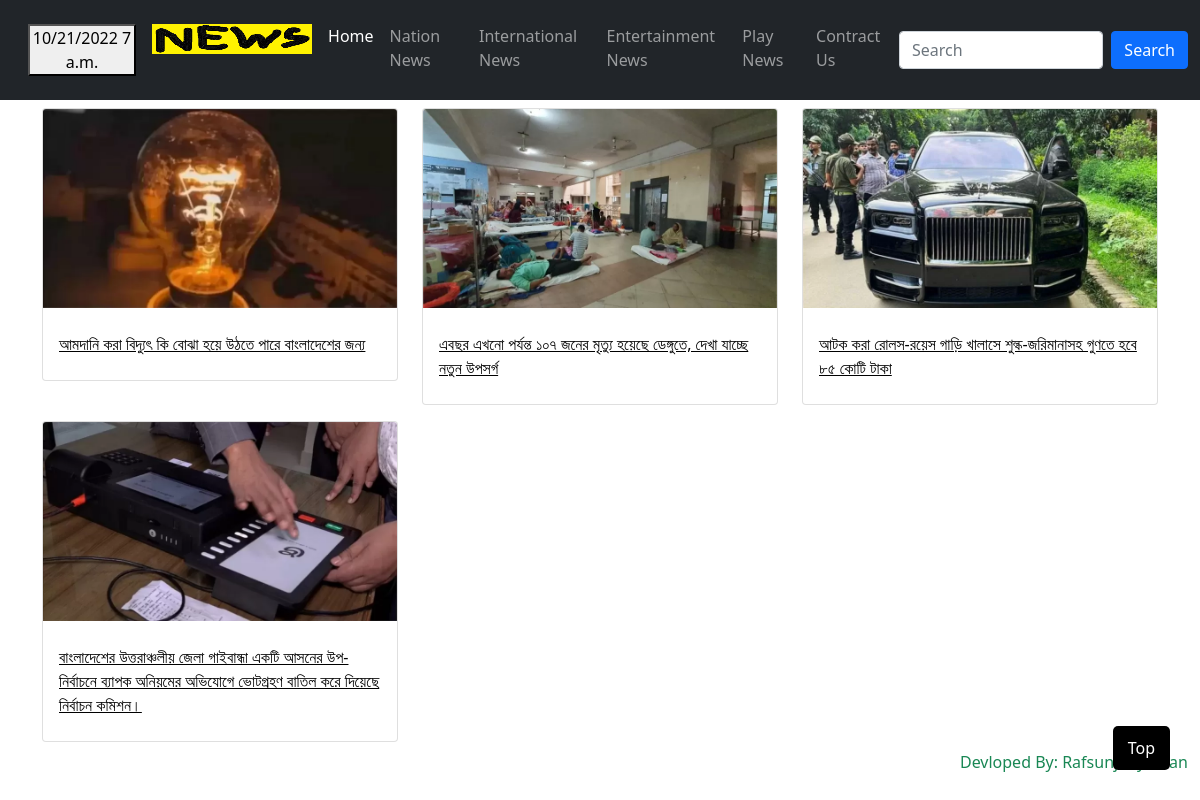
/national-news/, run on the app's committed database.
### newsApp/models.py (models this page shows, shortened)
class News(models.Model):
    choice_category =(
        ('জাতীয়', 'জাতীয়'),
        ('আন্তর্জাতিক', 'আন্তর্জাতিক'),
        ('বিনোদন', 'বিনোদন'),
        ('খেলা', 'খেলা'),
    )
    title = models.CharField(max_length=800)
    category = MultiSelectField(max_length=255, choices=choice_category)
    details = RichTextUploadingField()
    date = models.DateField(default=timezone.now())
    slug = AutoSlugField(populate_from='title', unique=True, null=True, default=None)
    image = models.ImageField(upload_to='NewsImage')
    class Meta:
        verbose_name = 'News'
        verbose_name_plural = 'News'

### newsApp/views.py (the view)
# urls.py: path('national-news/', views.national, name='national-news'),
def national(request):
    national_news = News.objects.filter(category__icontains='জাতীয়').order_by('-date')
    return render(request, 'national_news.html', {'national_news':national_news})

### newsApp/templates/national_news.html
{% extends 'base.html' %}
{% block content %}
<div class="container">
    <div class="row">
        {% for x in national_news %}
        <div class="col-lg-4 col-md-6 ">
            <div class="card cd-rsp2 mx-auto  p-0 my-2">
                <a href="{% url 'news-details' x.slug %}"><img class="card-img-top" src="{{x.image.url}}" alt=""></a>
                <div class="card-body">
                    <a style="color: black;" href="{% url 'news-details' x.slug %}">
                        <p class="card-title my-2">{{ x.title }}</p>
                    </a>
                </div>
            </div>
        </div>
        {% endfor%}
    </div>
</div>
{% endblock content %}

### newsApp/templates/base.html (style rules this page uses)
* { margin: 0; padding: 0; box-sizing: border-box; }

### data on the page
News: image (picture), title "আমদানি করা বিদ্যুৎ কি বোঝা হয়ে উঠতে পারে বাংলাদেশের জন্য"
News: image (picture), title "এবছর এখনো পর্যন্ত ১০৭ জনের মৃত্যু হয়েছে ডেঙ্গুতে, দেখা যাচ্ছে নতুন উপসর্গ"
News: image (picture), title "আটক করা রোলস-রয়েস গাড়ি খালাসে শুল্ক-জরিমানাসহ গুণতে হবে ৮৫ কোটি টাকা"
News: image (picture), title "বাংলাদেশের উত্তরাঞ্চলীয় জেলা গাইবান্ধা একটি আসনের উপ-নির্বাচনে ব্যাপক অনিয়মের অভিযোগে ভোটগ্রহণ বাতিল করে দিয়েছে নির্বাচন কমিশন।"
